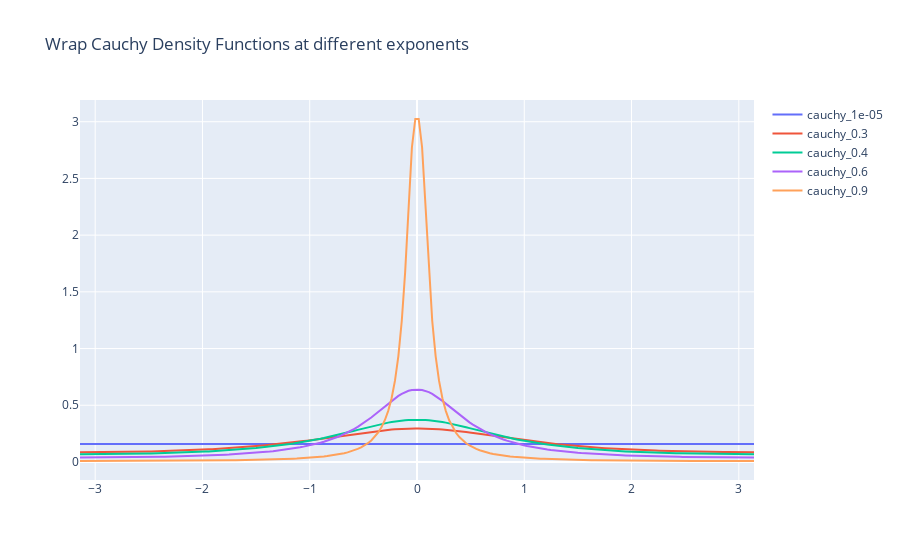

The code cell stored with this chart in its notebook:
### Code cell
for exp in CRW_exps:
  wrapcauchy_pdf = wrapcauchy_pdf_exp(exp)
  plot_wrapcauchy_pdf(wrapcauchy_pdf, f'cauchy_{exp}')

fig_wrapcauchy_pdf.update_layout(title_text='Wrap Cauchy Density Functions at different exponents')
fig_wrapcauchy_pdf.show()

### Figure 1 — Plotly figure (JSON) as saved in the notebook; plotly's stock layout.template omitted (floating-point values rounded to 4 significant figures; data arrays with more than 128 entries replaced by an {"elided": "..."} marker saying what was removed)
{"data": [{"line": {"width": 2}, "marker": {"size": 2}, "mode": "lines", "name": "cauchy_1e-05", "type": "scatter", "x": {"elided": "200 float values"}, "y": {"elided": "200 float values"}}, {"line": {"width": 2}, "marker": {"size": 2}, "mode": "lines", "name": "cauchy_0.3", "type": "scatter", "x": {"elided": "200 float values"}, "y": {"elided": "200 float values"}}, {"line": {"width": 2}, "marker": {"size": 2}, "mode": "lines", "name": "cauchy_0.4", "type": "scatter", "x": {"elided": "200 float values"}, "y": {"elided": "200 float values"}}, {"line": {"width": 2}, "marker": {"size": 2}, "mode": "lines", "name": "cauchy_0.6", "type": "scatter", "x": {"elided": "200 float values"}, "y": {"elided": "200 float values"}}, {"line": {"width": 2}, "marker": {"size": 2}, "mode": "lines", "name": "cauchy_0.9", "type": "scatter", "x": {"elided": "200 float values"}, "y": {"elided": "200 float values"}}], "layout": {"title": {"text": "Wrap Cauchy Density Functions at different exponents"}}}
